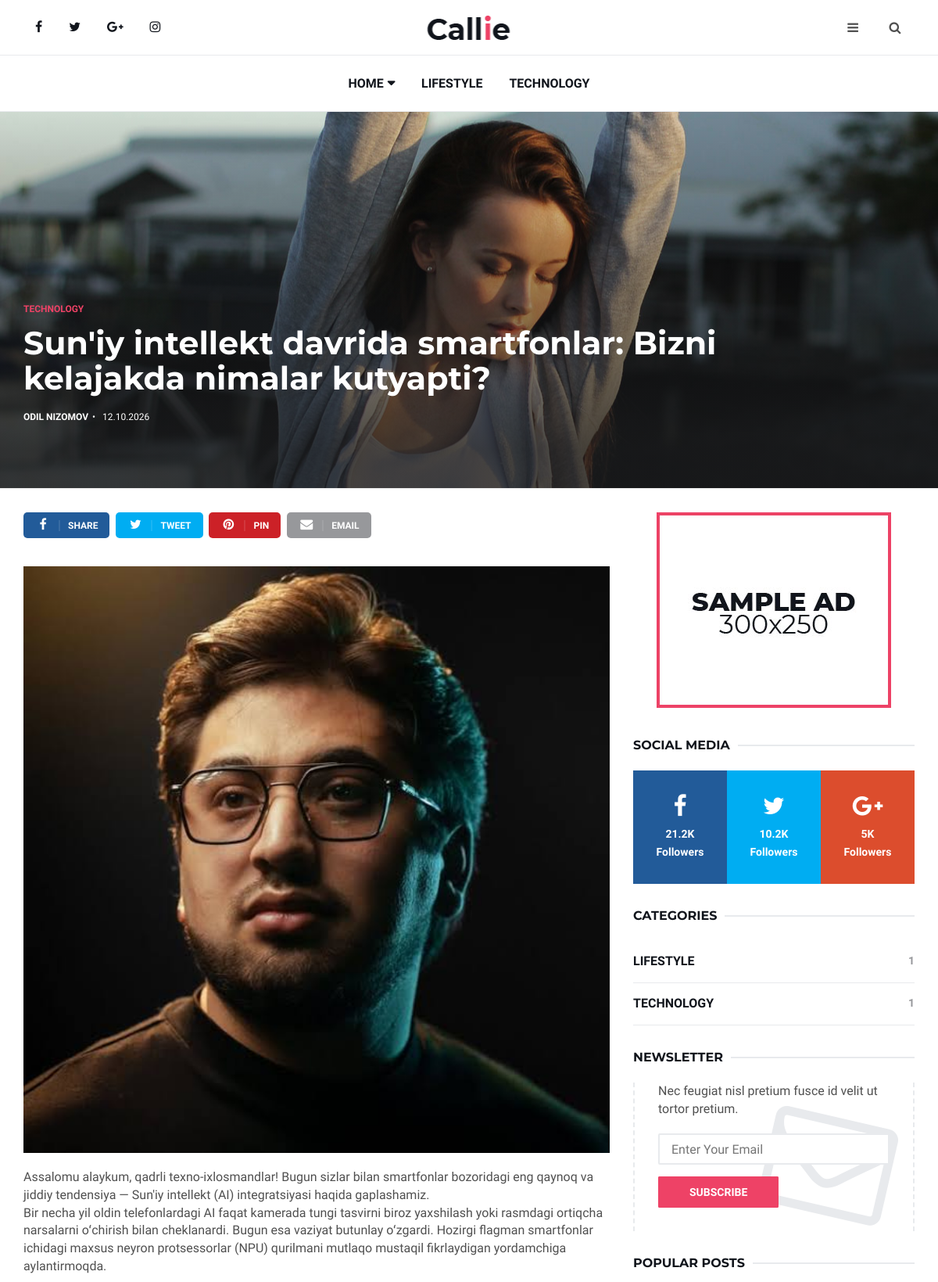
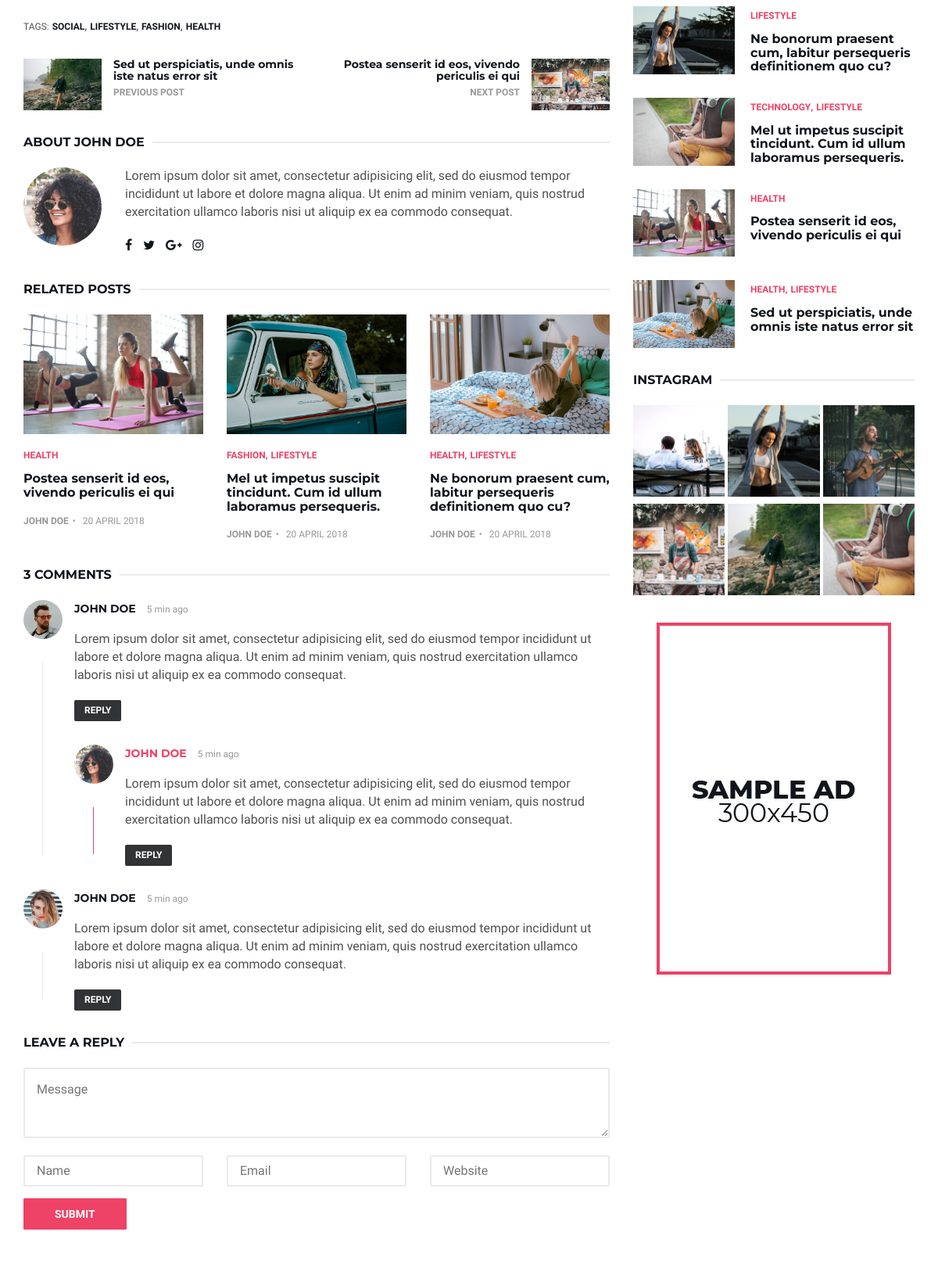
The app's page /post/suniy-intellekt-davrida-smartfonlar-bizni-kelajakd/ (upper part) with its own data (2 pictures, top to bottom).
### main/models.py (models this page shows, shortened)
class Category(models.Model):
    name = models.CharField("Nomi", max_length=100)
    slug = models.SlugField(unique=True)
    class Meta:
        verbose_name = "Kategoriya"
        verbose_name_plural = "Kategoriyalar"

class Post(models.Model):
    title = models.CharField("Sarlavha", max_length=200)
    slug = models.SlugField(unique=True)
    category = models.ForeignKey(
        Category, on_delete=models.CASCADE, related_name="posts"
    )
    author = models.ForeignKey(
        Author, on_delete=models.CASCADE, related_name="posts"
    )
    image = models.ImageField("Rasm", upload_to="posts/", blank=True)
    summary = models.TextField("Qisqacha mazmun", blank=True)
    content = models.TextField("Matn")
    created_at = models.DateTimeField("Sana", auto_now_add=True)
    class Meta:
        ordering = ["-created_at"]
        verbose_name = "Post"
        verbose_name_plural = "Postlar"

class Author(models.Model):
    name = models.CharField("Ismi", max_length=100)
    bio = models.TextField("Haqida", blank=True)
    avatar = models.ImageField("Rasm", upload_to="avatars/", blank=True)
    class Meta:
        verbose_name = "Muallif"
        verbose_name_plural = "Mualliflar"

### main/views.py (the view)
# urls.py: path("post/<slug:slug>/", views.post_detail, name="post_detail"),
def post_detail(request, slug):
    post = get_object_or_404(Post, slug=slug)
    return render(request, "blog-post.html", {"post": post})

### main/context_processors.py (called while the page is built)
def nav_categories(request):
    return {"nav_categories": Category.objects.all()}

### templates/blog-post.html (shortened to what this page needs)
{% load static %}
<!DOCTYPE html>
<html lang="en">
<head>
	<link type="text/css" rel="stylesheet" href="{% static 'css/bootstrap.min.css' %}" />
	<link rel="stylesheet" href="{% static 'css/font-awesome.min.css' %}">
	<link type="text/css" rel="stylesheet" href="{% static 'css/style.css' %}" />
</head>
<body>
	<header id="header">
		<div id="nav">
			<div id="nav-top">
				<div class="container">
					<ul class="nav-social">
						<li><a href="#"><i class="fa fa-facebook"></i></a></li>
						<li><a href="#"><i class="fa fa-twitter"></i></a></li>
						<li><a href="#"><i class="fa fa-google-plus"></i></a></li>
						<li><a href="#"><i class="fa fa-instagram"></i></a></li>
					</ul>
					<div class="nav-logo">
						<a href="{% url 'index_2' %}" class="logo"><img src="{% static 'img/logo.png' %}" alt=""></a>
					</div>
					<div class="nav-btns">
						<button class="aside-btn"><i class="fa fa-bars"></i></button>
						<button class="search-btn"><i class="fa fa-search"></i></button>
					</div>
				</div>
			</div>
			<div id="nav-bottom">
				<div class="container">
					<ul class="nav-menu">
						<li class="has-dropdown">
							<a href="{% url 'index_2' %}">Home</a>
						</li>
						{% for cat in nav_categories %}
						<li><a href="{% url 'category_detail' cat.pk %}">{{ cat.name }}</a></li>
						{% endfor %}
					</ul>
				</div>
			</div>
		</div>
		<div id="post-header" class="page-header">
			<div class="page-header-bg" style="background-image: url('{% static 'img/header-1.jpg' %}');" data-stellar-background-ratio="0.5"></div>
			<div class="container">
				<div class="row">
					<div class="col-md-10">
						<div class="post-category">
							<a href="{% url 'category_detail' post.category.pk %}">{{ post.category.name }}</a>
						</div>
						<h1>{{ post.title }}</h1>
						<ul class="post-meta">
							<li><a href="{% url 'author_detail' post.author.pk %}">{{ post.author.name }}</a></li>
							<li>{{ post.created_at|date:"d.m.Y" }}</li>
						</ul>
					</div>
				</div>
			</div>
		</div>
	</header>
	<div class="section">
		<div class="container">
			<div class="row">
				<div class="col-md-8">
					<div class="section-row">
						<div class="post-share">
							<a href="#" class="social-facebook"><i class="fa fa-facebook"></i><span>Share</span></a>
							<a href="#" class="social-twitter"><i class="fa fa-twitter"></i><span>Tweet</span></a>
							<a href="#" class="social-pinterest"><i class="fa fa-pinterest"></i><span>Pin</span></a>
							<a href="#" ><i class="fa fa-envelope"></i><span>Email</span></a>
						</div>
					</div>
					<div class="section-row">
						{% if post.image %}
						<figure>
							<img src="{{ post.image.url }}" alt="">
						</figure>
						{% endif %}
						{{ post.content|linebreaks }}
					</div>
					<div class="section-row">
						<div class="post-tags">
							<ul>
								<li>TAGS:</li>
								<li><a href="#">Social</a></li>
								<li><a href="#">Lifestyle</a></li>
								<li><a href="#">Fashion</a></li>
								<li><a href="#">Health</a></li>
							</ul>
						</div>
					</div>
					<div class="section-row">
						<div class="post-nav">
							<div class="prev-post">
								<a class="post-img" href="{% url 'blog_post' %}"><img src="{% static 'img/widget-8.jpg' %}" alt=""></a>
								<h3 class="post-title"><a href="#">Sed ut perspiciatis, unde omnis iste natus error sit</a></h3>
								<span>Previous post</span>
							</div>
							<div class="next-post">
								<a class="post-img" href="{% url 'blog_post' %}"><img src="{% static 'img/widget-10.jpg' %}" alt=""></a>
								<h3 class="post-title"><a href="#">Postea senserit id eos, vivendo periculis ei qui</a></h3>
								<span>Next post</span>
							</div>
						</div>
					</div>
					<div class="section-row">
						<div class="section-title">
							<h3 class="title">About <a href="{% url 'author' %}">John Doe</a></h3>
						</div>
						<div class="author media">
							<div class="media-left">
								<a href="{% url 'author' %}">
									<img class="author-img media-object" src="{% static 'img/avatar-1.jpg' %}" alt="">
								</a>
							</div>
							<div class="media-body">
								<p>Lorem ipsum dolor sit amet, consectetur adipisicing elit, sed do eiusmod tempor incididunt ut labore et dolore magna aliqua. Ut enim ad minim veniam, quis nostrud exercitation ullamco laboris nisi ut aliquip ex ea commodo consequat.</p>
								<ul class="author-social">
									<li><a href="#"><i class="fa fa-facebook"></i></a></li>
									<li><a href="#"><i class="fa fa-twitter"></i></a></li>
									<li><a href="#"><i class="fa fa-google-plus"></i></a></li>
									<li><a href="#"><i class="fa fa-instagram"></i></a></li>
								</ul>
							</div>
						</div>
					</div>
					<div>
						<div class="section-title">
							<h3 class="title">Related Posts</h3>
						</div>
						<div class="row">
							<div class="col-md-4">
								<div class="post post-sm">
									<a class="post-img" href="{% url 'blog_post' %}"><img src="{% static 'img/post-4.jpg' %}" alt=""></a>
									<div class="post-body">
										<div class="post-category">
											<a href="{% url 'category' %}">Health</a>
										</div>
										<h3 class="post-title title-sm"><a href="{% url 'blog_post' %}">Postea senserit id eos, vivendo periculis ei qui</a></h3>
										<ul class="post-meta">
											<li><a href="{% url 'author' %}">John Doe</a></li>
											<li>20 April 2018</li>
										</ul>
									</div>
								</div>
							</div>
							<div class="col-md-4">
								<div class="post post-sm">
									<a class="post-img" href="{% url 'blog_post' %}"><img src="{% static 'img/post-6.jpg' %}" alt=""></a>
									<div class="post-body">
										<div class="post-category">
											<a href="{% url 'category' %}">Fashion</a>
											<a href="{% url 'category' %}">Lifestyle</a>
										</div>
										<h3 class="post-title title-sm"><a href="{% url 'blog_post' %}">Mel ut impetus suscipit tincidunt. Cum id ullum laboramus persequeris.</a></h3>
										<ul class="post-meta">
											<li><a href="{% url 'author' %}">John Doe</a></li>
											<li>20 April 2018</li>
										</ul>
									</div>
								</div>
							</div>
							<div class="col-md-4">
								<div class="post post-sm">
									<a class="post-img" href="{% url 'blog_post' %}"><img src="{% static 'img/post-7.jpg' %}" alt=""></a>
									<div class="post-body">
										<div class="post-category">
											<a href="{% url 'category' %}">Health</a>
											<a href="{% url 'category' %}">Lifestyle</a>
										</div>
										<h3 class="post-title title-sm"><a href="{% url 'blog_post' %}">Ne bonorum praesent cum, labitur persequeris definitionem quo cu?</a></h3>
										<ul class="post-meta">
											<li><a href="{% url 'author' %}">John Doe</a></li>
											<li>20 April 2018</li>
										</ul>
									</div>
								</div>
							</div>
						</div>
					</div>
					<div class="section-row">
						<div class="section-title">
							<h3 class="title">3 Comments</h3>
						</div>
						<div class="post-comments">
							<div class="media">
								<div class="media-left">
									<img class="media-object" src="{% static 'img/avatar-2.jpg' %}" alt="">
								</div>
								<div class="media-body">
									<div class="media-heading">
										<h4>John Doe</h4>
										<span class="time">5 min ago</span>
									</div>
									<p>Lorem ipsum dolor sit amet, consectetur adipisicing elit, sed do eiusmod tempor incididunt ut labore et dolore magna aliqua. Ut enim ad minim veniam, quis nostrud exercitation ullamco laboris nisi ut aliquip ex ea commodo consequat.</p>
									<a href="#" class="reply">Reply</a>
									<div class="media media-author">
										<div class="media-left">
											<img class="media-object" src="{% static 'img/avatar-1.jpg' %}" alt="">
										</div>
										<div class="media-body">
											<div class="media-heading">
												<h4>John Doe</h4>
												<span class="time">5 min ago</span>
											</div>
											<p>Lorem ipsum dolor sit amet, consectetur adipisicing elit, sed do eiusmod tempor incididunt ut labore et dolore magna aliqua. Ut enim ad minim veniam, quis nostrud exercitation ullamco laboris nisi ut aliquip ex ea commodo consequat.</p>
											<a href="#" class="reply">Reply</a>
										</div>
									</div>
								</div>
							</div>
							<div class="media">
								<div class="media-left">
									<img class="media-object" src="{% static 'img/avatar-3.jpg' %}" alt="">
								</div>
								<div class="media-body">
									<div class="media-heading">
										<h4>John Doe</h4>
										<span class="time">5 min ago</span>
									</div>
									<p>Lorem ipsum dolor sit amet, consectetur adipisicing elit, sed do eiusmod tempor incididunt ut labore et dolore magna aliqua. Ut enim ad minim veniam, quis nostrud exercitation ullamco laboris nisi ut aliquip ex ea commodo consequat.</p>
									<a href="#" class="reply">Reply</a>
								</div>
							</div>
						</div>
					</div>
					<div class="section-row">
						<div class="section-title">
							<h3 class="title">Leave a reply</h3>
						</div>
						<form class="post-reply">
							<div class="row">
								<div class="col-md-12">
									<div class="form-group">
										<textarea class="input" name="message" placeholder="Message"></textarea>
									</div>
								</div>
								<div class="col-md-4">
									<div class="form-group">
										<input class="input" type="text" name="name" placeholder="Name">
									</div>
								</div>
								<div class="col-md-4">
									<div class="form-group">
										<input class="input" type="email" name="email" placeholder="Email">
									</div>
								</div>
								<div class="col-md-4">
									<div class="form-group">
										<input class="input" type="text" name="website" placeholder="Website">
									</div>
								</div>
								<div class="col-md-12">
									<button class="primary-button">Submit</button>
								</div>
							</div>
						</form>
					</div>
				</div>
				<div class="col-md-4">
					<div class="aside-widget text-center">
						<a href="#" style="display: inline-block;margin: auto;">
							<img class="img-responsive" src="{% static 'img/ad-3.jpg' %}" alt="">
						</a>
					</div>
					<div class="aside-widget">
						<div class="section-title">
							<h2 class="title">Social Media</h2>
						</div>
						<div class="social-widget">
							<ul>
								<li>
									<a href="#" class="social-facebook">
										<i class="fa fa-facebook"></i>
										<span>21.2K<br>Followers</span>
									</a>
								</li>
								<li>
									<a href="#" class="social-twitter">
										<i class="fa fa-twitter"></i>
										<span>10.2K<br>Followers</span>
									</a>
								</li>
								<li>
									<a href="#" class="social-google-plus">
										<i class="fa fa-google-plus"></i>
										<span>5K<br>Followers</span>
									</a>
								</li>
							</ul>
						</div>
					</div>
					<div class="aside-widget">
						<div class="section-title">
							<h2 class="title">Categories</h2>
						</div>
						<div class="category-widget">
							<ul>
								{% for cat in nav_categories %}
								<li><a href="{% url 'category_detail' cat.pk %}">{{ cat.name }} <span>{{ cat.posts.count }}</span></a></li>
								{% endfor %}
							</ul>
						</div>
					</div>
					<div class="aside-widget">
						<div class="section-title">
							<h2 class="title">Newsletter</h2>
						</div>
						<div class="newsletter-widget">
							<form>
								<p>Nec feugiat nisl pretium fusce id velit ut tortor pretium.</p>
								<input class="input" placeholder="Enter Your Email">
								<button class="primary-button">Subscribe</button>
							</form>
						</div>
					</div>
					<div class="aside-widget">
						<div class="section-title">
							<h2 class="title">Popular Posts</h2>
						</div>
						<div class="post post-widget">
							<a class="post-img" href="{% url 'blog_post' %}"><img src="{% static 'img/widget-3.jpg' %}" alt=""></a>
							<div class="post-body">
								<div class="post-category">
									<a href="{% url 'category' %}">Lifestyle</a>
								</div>
								<h3 class="post-title"><a href="{% url 'blog_post' %}">Ne bonorum praesent cum, labitur persequeris definitionem quo cu?</a></h3>
							</div>
						</div>
						<div class="post post-widget">
							<a class="post-img" href="{% url 'blog_post' %}"><img src="{% static 'img/widget-2.jpg' %}" alt=""></a>
							<div class="post-body">
								<div class="post-category">
									<a href="{% url 'category' %}">Technology</a>
									<a href="{% url 'category' %}">Lifestyle</a>
								</div>
								<h3 class="post-title"><a href="{% url 'blog_post' %}">Mel ut impetus suscipit tincidunt. Cum id ullum laboramus persequeris.</a></h3>
							</div>
						</div>
						<div class="post post-widget">
							<a class="post-img" href="{% url 'blog_post' %}"><img src="{% static 'img/widget-4.jpg' %}" alt=""></a>
							<div class="post-body">
								<div class="post-category">
									<a href="{% url 'category' %}">Health</a>
								</div>
								<h3 class="post-title"><a href="{% url 'blog_post' %}">Postea senserit id eos, vivendo periculis ei qui</a></h3>
							</div>
						</div>
						<div class="post post-widget">
							<a class="post-img" href="{% url 'blog_post' %}"><img src="{% static 'img/widget-5.jpg' %}" alt=""></a>
							<div class="post-body">
								<div class="post-category">
									<a href="{% url 'category' %}">Health</a>
									<a href="{% url 'category' %}">Lifestyle</a>
								</div>
								<h3 class="post-title"><a href="{% url 'blog_post' %}">Sed ut perspiciatis, unde omnis iste natus error sit</a></h3>
							</div>
						</div>
					</div>
					<div class="aside-widget">
						<div class="section-title">
							<h2 class="title">Instagram</h2>
						</div>
						<div class="galery-widget">
							<ul>
								<li><a href="#"><img src="{% static 'img/galery-1.jpg' %}" alt=""></a></li>
								<li><a href="#"><img src="{% static 'img/galery-2.jpg' %}" alt=""></a></li>
								<li><a href="#"><img src="{% static 'img/galery-3.jpg' %}" alt=""></a></li>
								<li><a href="#"><img src="{% static 'img/galery-4.jpg' %}" alt=""></a></li>
								<li><a href="#"><img src="{% static 'img/galery-5.jpg' %}" alt=""></a></li>
								<li><a href="#"><img src="{% static 'img/galery-6.jpg' %}" alt=""></a></li>
							</ul>
						</div>
					</div>
					<div class="aside-widget text-center">
						<a href="#" style="display: inline-block;margin: auto;">
							<img class="img-responsive" src="{% static 'img/ad-1.jpg' %}" alt="">
						</a>
					</div>
				</div>
			</div>
		</div>
	</div>
</body>
</html>

### records on screen
Category: name "LIFESTYLE", posts.count "1"
Category: name "TECHNOLOGY", posts.count "1"
Post: category.name "TECHNOLOGY", title "Sun'iy intellekt davrida smartfonlar: Bizni kelajakda nimalar kutyapti?", author.name "ODIL NIZOMOV", created_at "12.10.2026", image (picture), content "Assalomu alaykum, qadrli texno-ixlosmandlar! Bugun sizlar bilan smartfonlar bozoridagi eng qaynoq va jiddiy tendensiya — Sun'iy intellekt (AI) integratsiyasi haqida gaplashamiz. Bir necha yil oldin telefonlardagi AI faqat kamerada tungi tasvirni biroz yaxshilash yoki rasmdagi ortiqcha narsalarni oʻchirish bilan cheklanardi. Bugun esa vaziyat butunlay oʻzgardi. Hozirgi flagman smartfonlar ichidagi maxsus neyron protsessorlar (NPU) qurilmani mutlaqo mustaqil fikrlaydigan yordamchiga aylantirmoqda."
